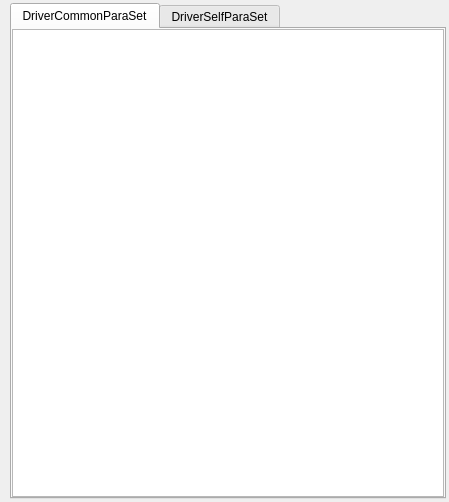
<?xml version="1.0" encoding="UTF-8"?>
<ui version="4.0">
 <class>AngKProjectDrvParaSetting</class>
 <widget class="QWidget" name="AngKProjectDrvParaSetting">
  <property name="geometry">
   <rect>
    <x>0</x>
    <y>0</y>
    <width>449</width>
    <height>502</height>
   </rect>
  </property>
  <property name="windowTitle">
   <string>AngKProjectDrvParaSetting</string>
  </property>
  <layout class="QVBoxLayout" name="verticalLayout">
   <property name="spacing">
    <number>0</number>
   </property>
   <property name="leftMargin">
    <number>10</number>
   </property>
   <property name="topMargin">
    <number>3</number>
   </property>
   <property name="rightMargin">
    <number>3</number>
   </property>
   <property name="bottomMargin">
    <number>3</number>
   </property>
   <item>
    <widget class="QTabWidget" name="tabWidget">
     <property name="currentIndex">
      <number>0</number>
     </property>
     <widget class="QWidget" name="DriverCommonParaTab">
      <attribute name="title">
       <string>DriverCommonParaSet</string>
      </attribute>
      <layout class="QVBoxLayout" name="verticalLayout_2">
       <property name="spacing">
        <number>0</number>
       </property>
       <property name="leftMargin">
        <number>0</number>
       </property>
       <property name="topMargin">
        <number>0</number>
       </property>
       <property name="rightMargin">
        <number>0</number>
       </property>
       <property name="bottomMargin">
        <number>0</number>
       </property>
       <item>
        <widget class="AngKTableView" name="CommonTable"/>
       </item>
      </layout>
     </widget>
     <widget class="QWidget" name="DriverSelfParaTab">
      <attribute name="title">
       <string>DriverSelfParaSet</string>
      </attribute>
      <layout class="QVBoxLayout" name="verticalLayout_3">
       <property name="spacing">
        <number>0</number>
       </property>
       <property name="leftMargin">
        <number>0</number>
       </property>
       <property name="topMargin">
        <number>0</number>
       </property>
       <property name="rightMargin">
        <number>0</number>
       </property>
       <property name="bottomMargin">
        <number>0</number>
       </property>
       <item>
        <widget class="AngKTableView" name="SelfTable"/>
       </item>
      </layout>
     </widget>
    </widget>
   </item>
  </layout>
 </widget>
 <layoutdefault spacing="6" margin="11"/>
 <customwidgets>
  <customwidget>
   <class>AngKTableView</class>
   <extends>QTableView</extends>
   <header>angktableview.h</header>
  </customwidget>
 </customwidgets>
 <resources/>
 <connections/>
</ui>
